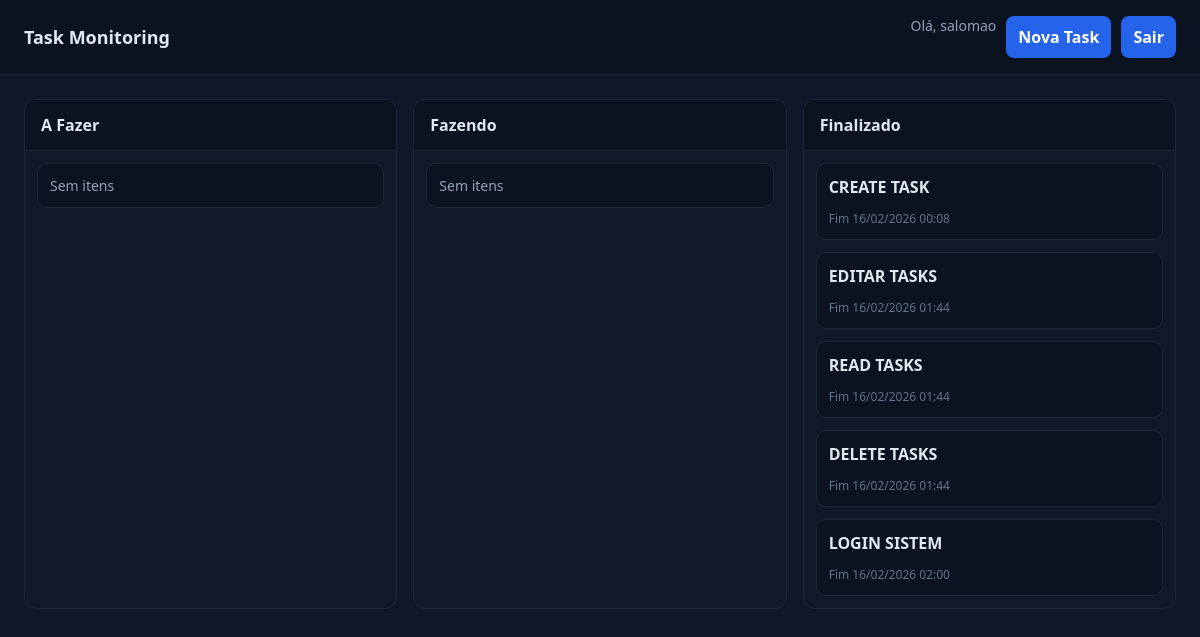
The page /kanban/ (signed in) on the database its author committed.
### tasks/models.py (models this page shows, shortened)
class Task(models.Model): # models.Model indicia a classe base que sabe salvar algo no banco de dados. Sem isso é só python normal.
    STATUS_CHOICES = [
        ('todo', 'A Fazer'),
        ('doing', 'Fazendo'),
        ('done', 'Finalizado'),
    ]
    title = models.CharField(max_length=200) # Criando coluna de titulo com maximo de 200 caracteres.and
    description = models.TextField(null=True, blank=True) # Criando coluna de descricao que armazena texto longo
    user = models.ForeignKey(User, on_delete=models.CASCADE) # Criando relacao para indicar que a task pertence a um usuario. onDelete diz que caso o user seja deletado as tarefas dele tambem sejam.
    status = models.CharField(
        max_length=10,
        choices=STATUS_CHOICES,
        default='todo'
    )
    start_time = models.DateTimeField(null=True, blank=True) # Criando coluna de data e hora de inicio onde o banco e o formulario aceitam nulo/vazio.
    end_time = models.DateTimeField(null=True, blank=True) # mesmo conceito de start_time.
    created_at = models.DateTimeField(auto_now_add=True) # Criando coluna de data e hora que o django automaticamente salva quando a task é criada.

### tasks/views.py (the view)
# urls.py: path('kanban/', views.kanban, name='kanban'),
@login_required
def kanban(request): # criando funcao kanban que envia uma requisicao com o usuario logado.
    tasks = Task.objects.filter(user=request.user) # Filtrando no banco para que cada usuario veja somente suas tasks.
    context = { # criando um dicionario HTML para filtrar as tasks por status
        'todo': tasks.filter(status='todo'),
        'doing': tasks.filter(status='doing'),
        'done': tasks.filter(status='done'),
    }
    return render(request, 'task/kanban.html', context) # carrega o template, injeta os dados, gera html e envia a resposta http.

### templates/task/kanban.html (shortened to what this page needs)
{% load static %}
<!DOCTYPE html>
<html lang="pt-br">
<head>
    <link rel="stylesheet" href="{% static 'css/kanban.css' %}">
</head>
<body>
    <header class="bar">
        <h1>Task Monitoring</h1>
        <div class="top-actions">
            <span class="user">Olá, {{ request.user.username }} </span>
            <a class="btn" href="javascript:void(0)" onclick="openCreateTask()">Nova Task</a>
            <a class="btn" href="{% url 'logout' %}">Sair</a>
        </div>
    </header>
    <main class="wrap">
        <section class="col">
            <h2>A Fazer</h2>
            <div class="list" data-status="todo">
                {% for task in todo %}
                    <article class="card clickable"
                        onclick="openUpdateTask(this)"
                        data-id="{{ task.id }}"
                        data-title="{{ task.title|escape }}"
                        data-description="{{ task.description|escape }}"
                        data-status="{{ task.status }}"
                        data-start-time="{{ task.start_time|date:'Y-m-d\TH:i' }}"
                        data-end-time="{{ task.end_time|date:'Y-m-d\TH:i' }}"
                        data-update-url="/kanban/updateTask/{{ task.id }}/"
                        draggable="true">
                        <div class="title">{{ task.title }}</div>
                        <div class="desc">{{ task.description }}</div>
                        <div class="meta">Criada em {{ task.created_at|date:"d/m/Y H:i" }}</div>
                    </article>
                {% empty %}
                    <article class="card"><div class="desc">Sem itens</div></article>
                {% endfor %}
            </div>
        </section>
        <section class="col">
            <h2>Fazendo</h2>
            <div class="list" data-status="doing">
                {% for task in doing %}
                    <article class="card clickable"
                        onclick="openUpdateTask(this)"
                        data-id="{{ task.id }}"
                        data-title="{{ task.title|escape }}"
                        data-description="{{ task.description|escape }}"
                        data-status="{{ task.status }}"
                        data-start-time="{{ task.start_time|date:'Y-m-d\\TH:i' }}"
                        data-end-time="{{ task.end_time|date:'Y-m-d\\TH:i' }}"
                        data-update-url="/kanban/updateTask/{{ task.id }}/"
                        draggable="true">
                        <div class="title">{{ task.title }}</div>
                        <div class="desc">{{ task.description }}</div>
                        <div class="meta">Início {{ task.start_time|date:"d/m/Y H:i" }}</div>
                    </article>
                {% empty %}
                    <article class="card"><div class="desc">Sem itens</div></article>
                {% endfor %}
            </div>
        </section>
        <section class="col">
            <h2>Finalizado</h2>
            <div class="list" data-status="done">
                {% for task in done %}
                    <article class="card clickable"
                        onclick="openUpdateTask(this)"
                        data-id="{{ task.id }}"
                        data-title="{{ task.title|escape }}"
                        data-description="{{ task.description|escape }}"
                        data-status="{{ task.status }}"
                        data-start-time="{{ task.start_time|date:'Y-m-d\\TH:i' }}"
                        data-end-time="{{ task.end_time|date:'Y-m-d\\TH:i' }}"
                        data-update-url="/kanban/updateTask/{{ task.id }}/"
                        draggable="true">
                        <div class="title">{{ task.title }}</div>
                        <div class="meta">Fim {{ task.end_time|date:"d/m/Y H:i" }}</div>
                    </article>
                {% empty %}
                    <article class="card"><div class="desc">Sem itens</div></article>
                {% endfor %}
            </div>
        </section>
    </main>
</body>
</html>

### static/css/kanban.css (style rules this page uses)
:root { color-scheme: light dark; }
body { margin: 0; font-family: system-ui, -apple-system, Segoe UI, Roboto, Helvetica, Arial, sans-serif; background: #0f172a; color: #e2e8f0; }
.bar { display: flex; align-items: center; justify-content: space-between; padding: 16px 24px; border-bottom: 1px solid #1f2937; background: #0b1220; position: sticky; top: 0; }
.bar h1 { font-size: 18px; margin: 0; }
.bar .user { font-size: 14px; color: #94a3b8; }
.wrap { padding: 24px; display: grid; grid-template-columns: repeat(3, minmax(260px, 1fr)); gap: 16px; }
.col { background: #111827; border: 1px solid #1f2937; border-radius: 12px; overflow: hidden; display: flex; flex-direction: column; }
.col h2 { margin: 0; padding: 14px 16px; font-size: 16px; border-bottom: 1px solid #1f2937; background: #0b1220; }
.list { padding: 12px; display: grid; gap: 12px; }
.card { background: #0b1220; border: 1px solid #1f2937; border-radius: 10px; padding: 12px; display: grid; gap: 6px; }
.title { font-weight: 600; }
.desc { font-size: 14px; color: #94a3b8; }
.meta { font-size: 12px; color: #64748b; }
a.btn { padding: 8px 12px; border-radius: 8px; background: #2563eb; color: #fff; text-decoration: none; font-weight: 600; }
.top-actions { display: flex; gap: 10px; }
button, a.btn { padding: 10px 12px; border-radius: 8px; border: 0; background: #2563eb; color: #fff; font-weight: 600; cursor: pointer; text-decoration: none; display: inline-flex; align-items: center; }

### rows shown on the page
Task: title "CREATE TASK", end_time "16/02/2026 00:08"
Task: title "EDITAR TASKS", end_time "16/02/2026 01:44"
Task: title "READ TASKS", end_time "16/02/2026 01:44"
Task: title "DELETE TASKS", end_time "16/02/2026 01:44"
Task: title "LOGIN SISTEM", end_time "16/02/2026 02:00"

### other values the page prints
{{ request.user.username }} "salomao"
